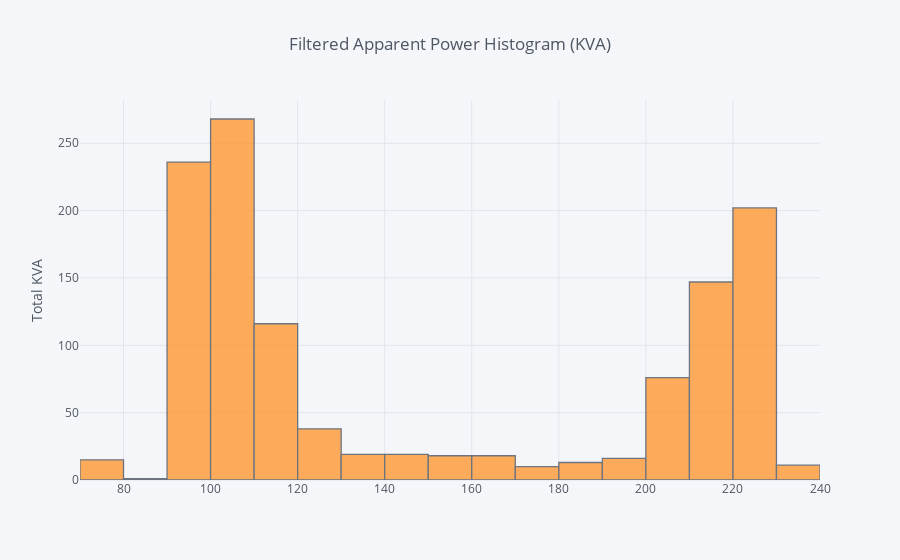

Notebook code cell kept with this figure:
### Code cell
fResults['KVA'].iplot(kind='histogram', yTitle='Total KVA', title='Filtered Apparent Power Histogram (KVA)')

### Figure 1 — Plotly figure (JSON) as saved in the notebook; plotly's stock layout.template omitted (floating-point values rounded to 4 significant figures; data arrays with more than 128 entries replaced by an {"elided": "..."} marker saying what was removed)
{"data": [{"histfunc": "count", "histnorm": "", "marker": {"color": "rgba(255, 153, 51, 1.0)", "line": {"color": "#4D5663", "width": 1.3}}, "name": "KVA", "opacity": 0.8, "orientation": "v", "type": "histogram", "uid": "993034cb-16f2-467d-bd85-92b401c0093a", "x": {"elided": "1223 float values"}}], "layout": {"barmode": "overlay", "legend": {"bgcolor": "#F5F6F9", "font": {"color": "#4D5663"}}, "paper_bgcolor": "#F5F6F9", "plot_bgcolor": "#F5F6F9", "title": {"font": {"color": "#4D5663"}, "text": "Filtered Apparent Power Histogram (KVA)"}, "xaxis": {"gridcolor": "#E1E5ED", "showgrid": true, "tickfont": {"color": "#4D5663"}, "title": {"font": {"color": "#4D5663"}, "text": ""}, "zerolinecolor": "#E1E5ED"}, "yaxis": {"gridcolor": "#E1E5ED", "showgrid": true, "tickfont": {"color": "#4D5663"}, "title": {"font": {"color": "#4D5663"}, "text": "Total KVA"}, "zerolinecolor": "#E1E5ED"}}}
